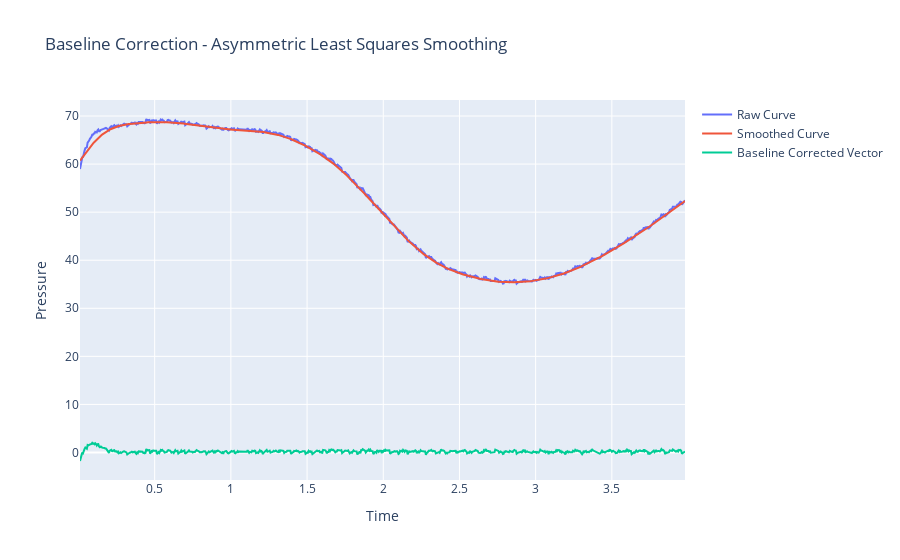

The notebook cell this image was saved under:
### Code cell
"""
4. Asymmetric Least Squares Smoothing
- estimate a baseline in data by minimizing the sum of squared differences between the data and a smooth curve
- does this by applying different penalties to deviations above and below the curve.
- This asymmetry allows the smoother to better fit the baseline while accommodating peaks or other features in the data
"""
from scipy import sparse
from scipy.sparse.linalg import spsolve
# def baseline_als(pressure_vector, smoothness, asymmetry, n_iterations=10):
smoothness = 1e4 
asymmetry = 0.1
n_iterations=10
L = len(pressure_vector)
D = sparse.csc_matrix(np.diff(np.eye(L), 2))
w = np.ones(L)
for i in range(n_iterations):
    W = sparse.spdiags(w, 0, L, L)
    Z = W + smoothness * D.dot(D.transpose())
    baseline = spsolve(Z, w*pressure_vector)
    w = asymmetry * (pressure_vector > baseline) + (1-asymmetry) * (pressure_vector < baseline)

baseline_corrected_vector = pressure_vector - baseline
# Remove the elements from the beginning and end to avoid edge effects. Typically <window_size // 2>
# baseline_corrected_vector = baseline_corrected_vector[1:-1]
# featrawi["pressure_baseline_corrected"] = baseline_corrected_vector
fig = go.Figure()
fig.add_trace(go.Scatter(x=time, y=pressure_vector, mode='lines', name='Raw Curve'))
fig.add_trace(go.Scatter(x=time, y=baseline, mode='lines', name='Smoothed Curve'))
fig.add_trace(go.Scatter(x=time, y=baseline_corrected_vector, mode='lines', name='Baseline Corrected Vector'))
fig.update_layout(title='Baseline Correction - Asymmetric Least Squares Smoothing', xaxis_title='Time', yaxis_title='Pressure')
fig.show()
fig.write_image("dev/figures/fig_baseline_correction_AsLS_smoothing.png", width=1100, height= 350, scale = 3)

### Figure 1 — Plotly figure (JSON) as saved in the notebook; plotly's stock layout.template omitted (floating-point values rounded to 4 significant figures; data arrays with more than 128 entries replaced by an {"elided": "..."} marker saying what was removed)
{"data": [{"mode": "lines", "name": "Raw Curve", "type": "scatter", "x": {"elided": "795 float values"}, "y": {"elided": "795 float values"}}, {"mode": "lines", "name": "Smoothed Curve", "type": "scatter", "x": {"elided": "795 float values"}, "y": {"elided": "795 float values"}}, {"mode": "lines", "name": "Baseline Corrected Vector", "type": "scatter", "x": {"elided": "795 float values"}, "y": {"elided": "795 float values"}}], "layout": {"title": {"text": "Baseline Correction - Asymmetric Least Squares Smoothing"}, "xaxis": {"title": {"text": "Time"}}, "yaxis": {"title": {"text": "Pressure"}}}}
